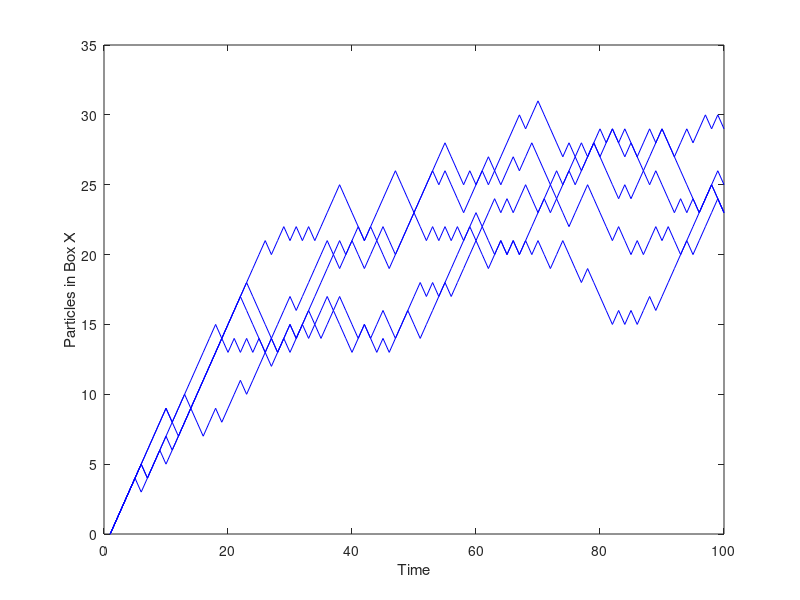

The MATLAB script that drew this image: (Note: this script raises an error after producing the figure.)
%Time of run.
T=100;

%Number of particles
N=50;

%Simulation of Ehrenfest model
%x is number in box x
%Runs the simulation R times
R=5;
for j=1:R
    
    %Initial conditions
    x(1)=round(rand);
    for t=1:T-1
        if rand<x(t)/N 
            %Leave
            x(t+1)=x(t)-1;
        else
            x(t+1)=x(t)+1;
        end
    end
    figure(1)
    plot([1:T],x,'b')
    hold on
    ylabel('Particles in Box X')
    xlabel('Time')
    xr(j)=x(end);
end
baseFormat(gcf,gca)

figure(2)
hist(xr,[0:1:50])
ylabel('Frequency Count')
xlabel('Number of Particles')
axis([0 50 0 R/2])
hold on
plot([0:1:50],binopdf([0:1:N],N,0.5)*R,'r')
baseFormat(gcf,gca)



% %Mean-field approximation
xm(1)=1;
for t=1:T-1
        xm(t+1)=xm(t)+1-2*xm(t)/N;
end
figure(1)
plot([1:T],xm,'r')
ylabel('Particles in Box X')
xlabel('Time')
baseFormat(gcf,gca)



